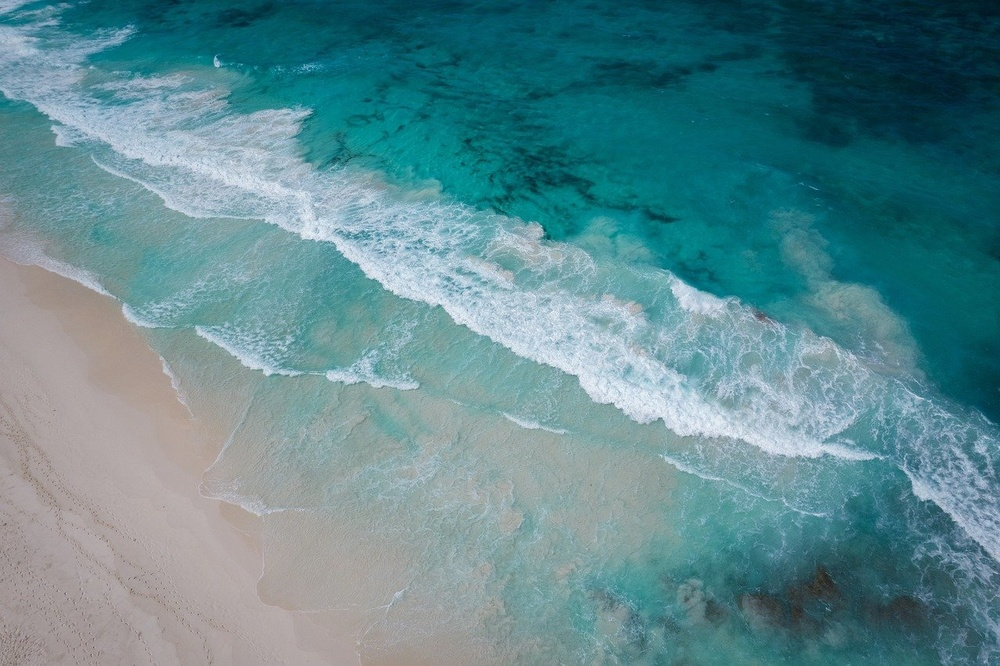
#> input picture sea.jpg, 1000 x 666 px, shrunk from 1280 x 853 before the run
$ python Python_OpenCv9.py
#> lines starting #> are read from the running program, lines starting #| are printed output that depends on the picture; after the words box and inside, x2 and y2 are one past the last pixel; in counts of white or black regions, pixels touching at a corner belong together
import cv2
import matplotlib.pyplot as plt

image = cv2.imread('sea.jpg', cv2.IMREAD_GRAYSCALE)
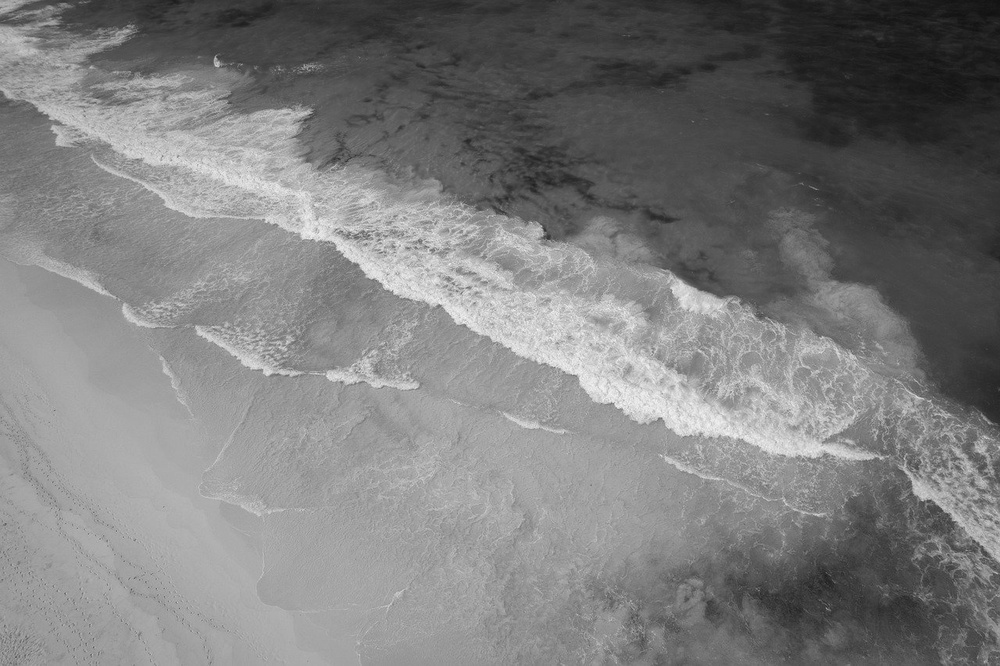
#> image: shape (666, 1000); min 16, max 252, mean 124.8
#OpenCv의 GRAYSCALE이란?
images = []
ret, thres1 = cv2.threshold(image, 127, 255, cv2.THRESH_BINARY) #임계값 127을 넘어가면 픽셀값을 255로.
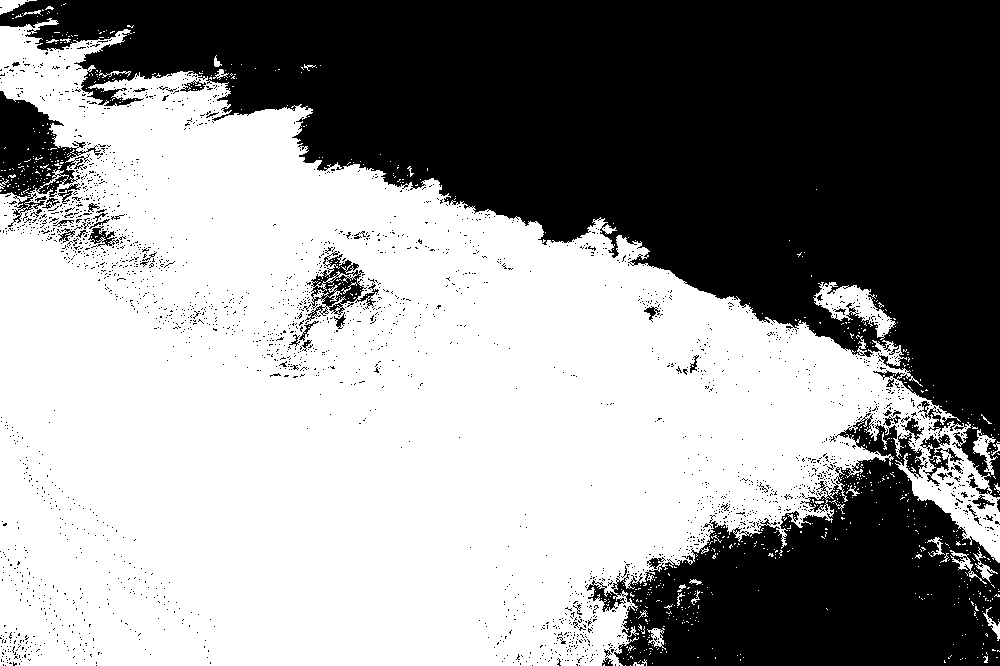
#> thres1: shape (666, 1000); 57.5% white; 2501 black regions (2447 under 20 px), largest, box (x1, y1, x2, y2) and area: (0, 0, 1000, 498) 213181, (587, 413, 1000, 666) 54340, (0, 91, 103, 227) 5506
ret, thres2 = cv2.threshold(image, 127, 255, cv2.THRESH_BINARY_INV)
ret, thres3 = cv2.threshold(image, 127, 255, cv2.THRESH_TRUNC)
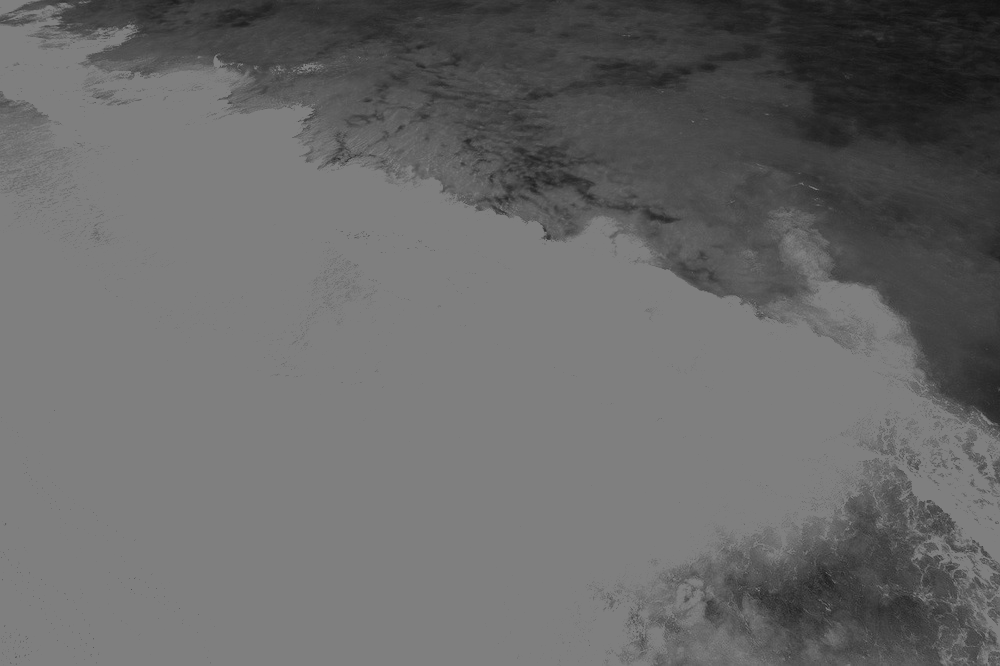
#> thres3: shape (666, 1000); min 16, max 127, mean 104.9
ret, thres4 = cv2.threshold(image, 127, 255, cv2.THRESH_TOZERO)
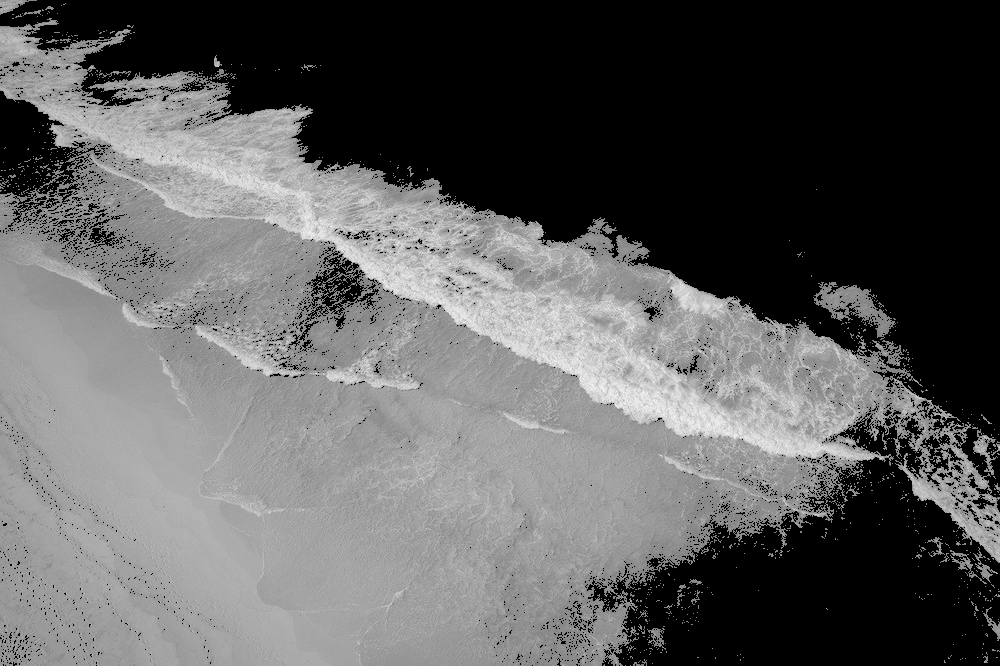
#> thres4: shape (666, 1000); min 0, max 252, mean 92.9
ret, thres5 = cv2.threshold(image, 127, 255, cv2.THRESH_TOZERO_INV)
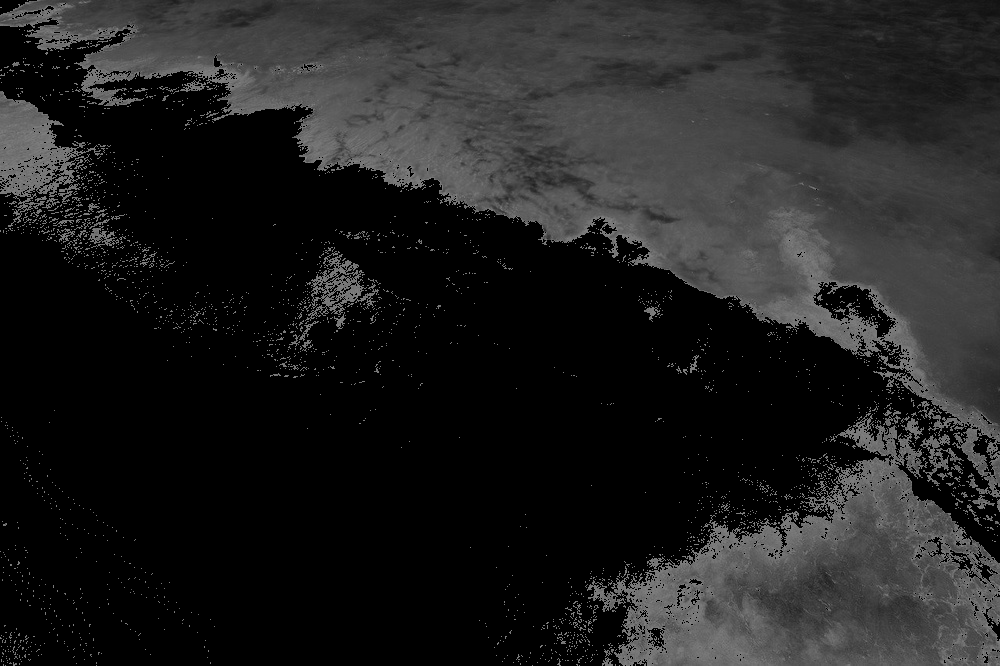
#> thres5: shape (666, 1000); min 0, max 127, mean 31.9
images.append(thres1)
images.append(thres2)
images.append(thres3)
images.append(thres4)
images.append(thres5)

for i in images:
    plt.imshow(cv2.cvtColor(i, cv2.COLOR_GRAY2RGB))
    plt.show()
#> this loop made 5 passes

$ run again, with ball.jpg copied over sea.jpg
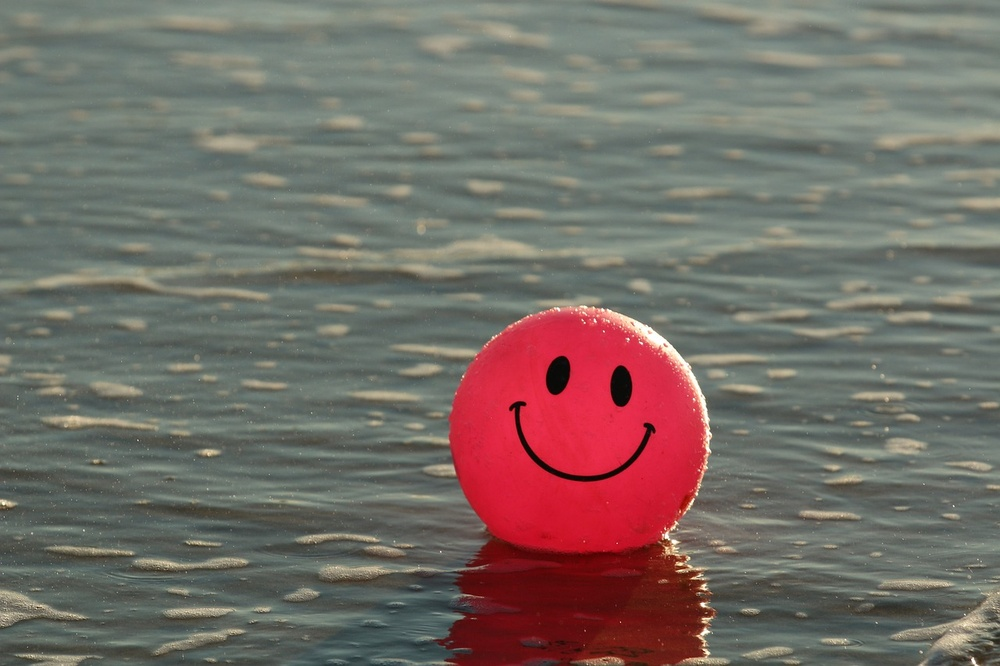
#> input picture ball.jpg, 1000 x 666 px, shrunk from 1280 x 853 before the run
#> `ret, thres1 = cv2.threshold(image, 127, 255, cv2.THRESH_BINARY)`:
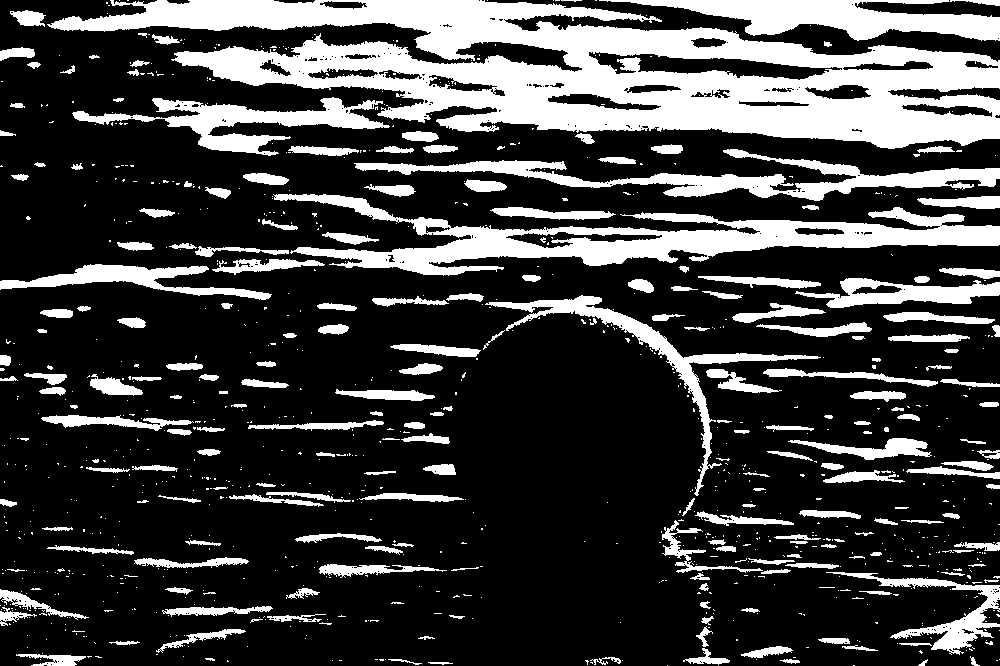
#> thres1: shape (666, 1000); 24.7% white; 970 white regions (750 under 20 px), largest, box (x1, y1, x2, y2) and area: (47, 0, 1000, 149) 65763, (273, 194, 1000, 276) 18734, (354, 149, 1000, 201) 8642
#> `ret, thres5 = cv2.threshold(image, 127, 255, cv2.THRESH_TOZERO_INV)`:
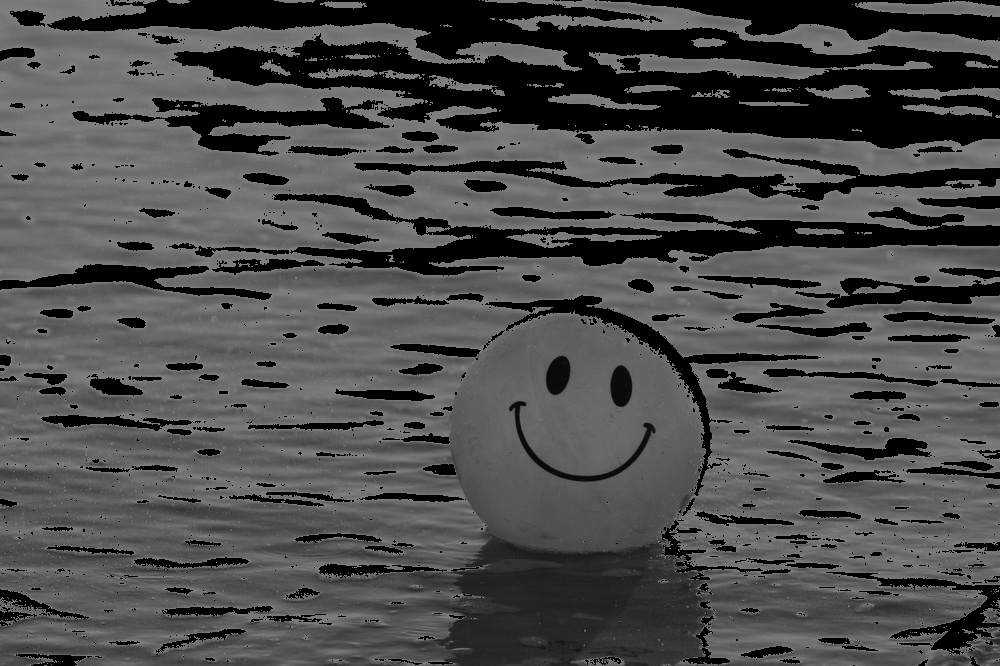
#> thres5: shape (666, 1000); min 0, max 127, mean 75.4
#> the loop `for i in images:` made 5 passes

$ run again, with bird.jpg copied over sea.jpg
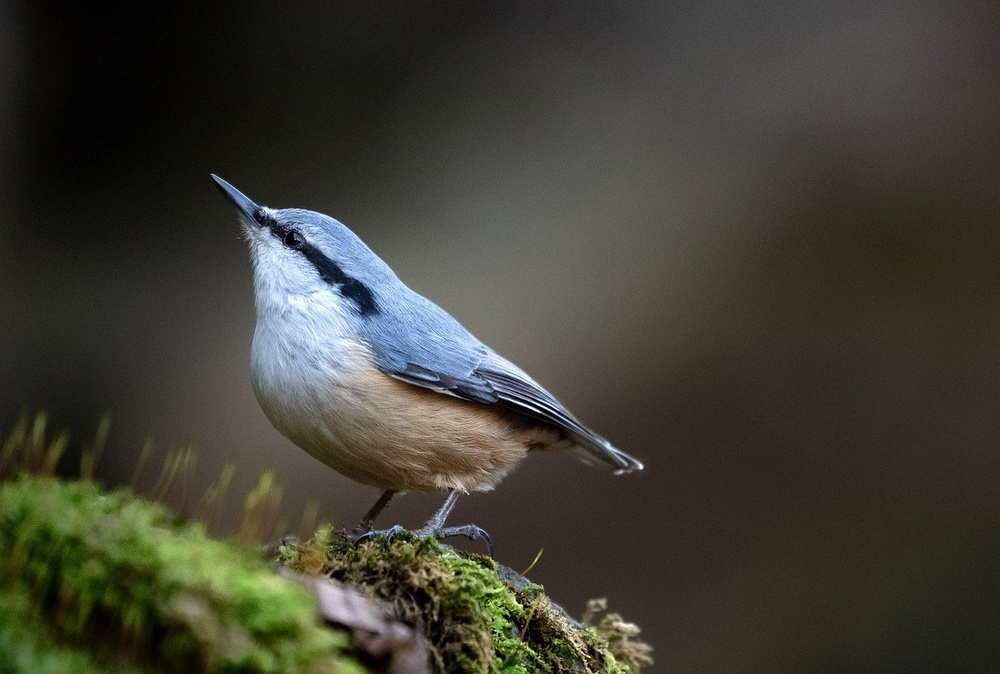
#> input picture bird.jpg, 1000 x 674 px, shrunk from 1280 x 863 before the run
#> `ret, thres1 = cv2.threshold(image, 127, 255, cv2.THRESH_BINARY)`:
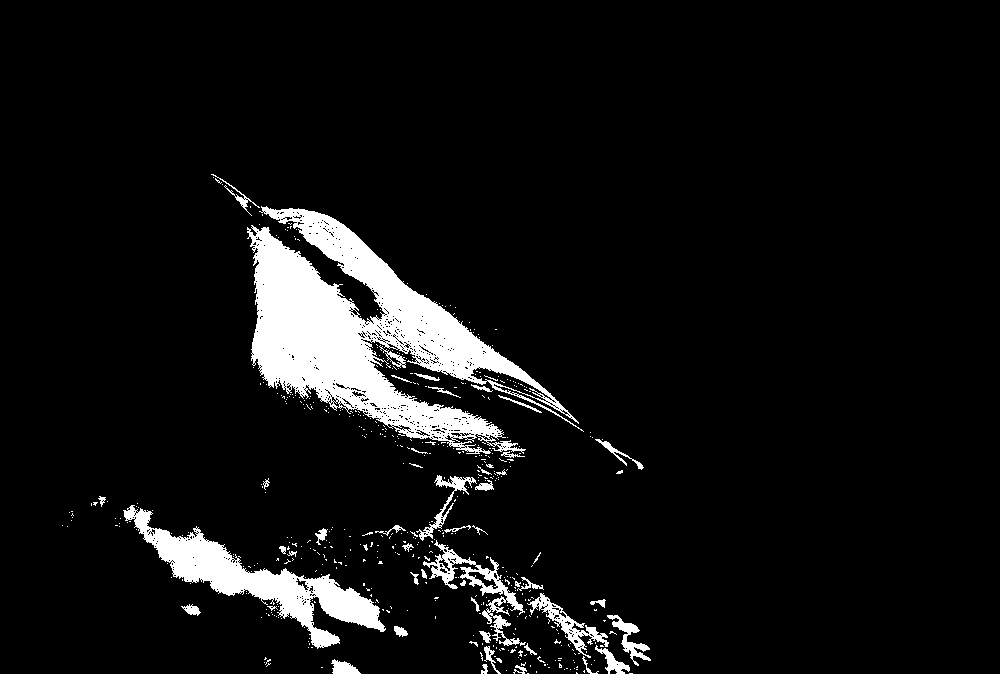
#> thres1: shape (674, 1000); 7.1% white; 518 white regions (468 under 20 px), largest, box (x1, y1, x2, y2) and area: (247, 206, 584, 454) 30256, (123, 505, 386, 649) 8912, (423, 540, 526, 646) 2043
#> `ret, thres5 = cv2.threshold(image, 127, 255, cv2.THRESH_TOZERO_INV)`:
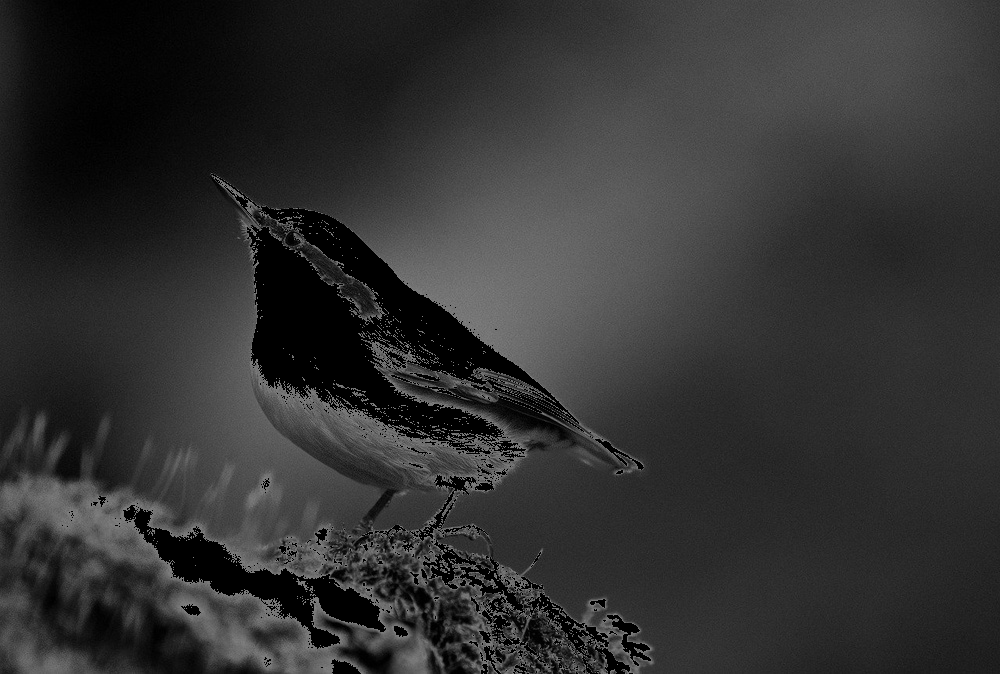
#> thres5: shape (674, 1000); min 0, max 127, mean 49.5
#> the loop `for i in images:` made 5 passes
